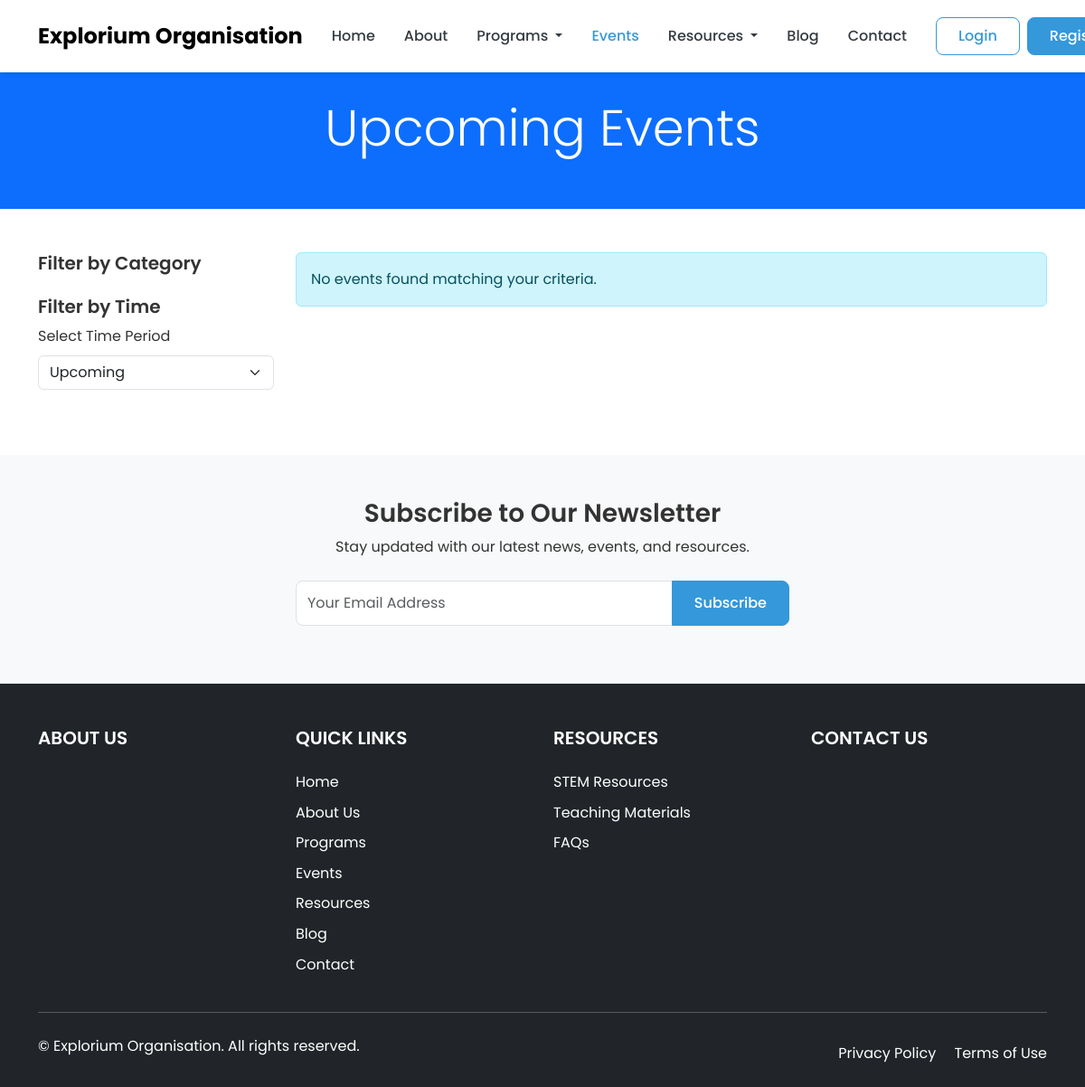
The app's page /events/, older data.
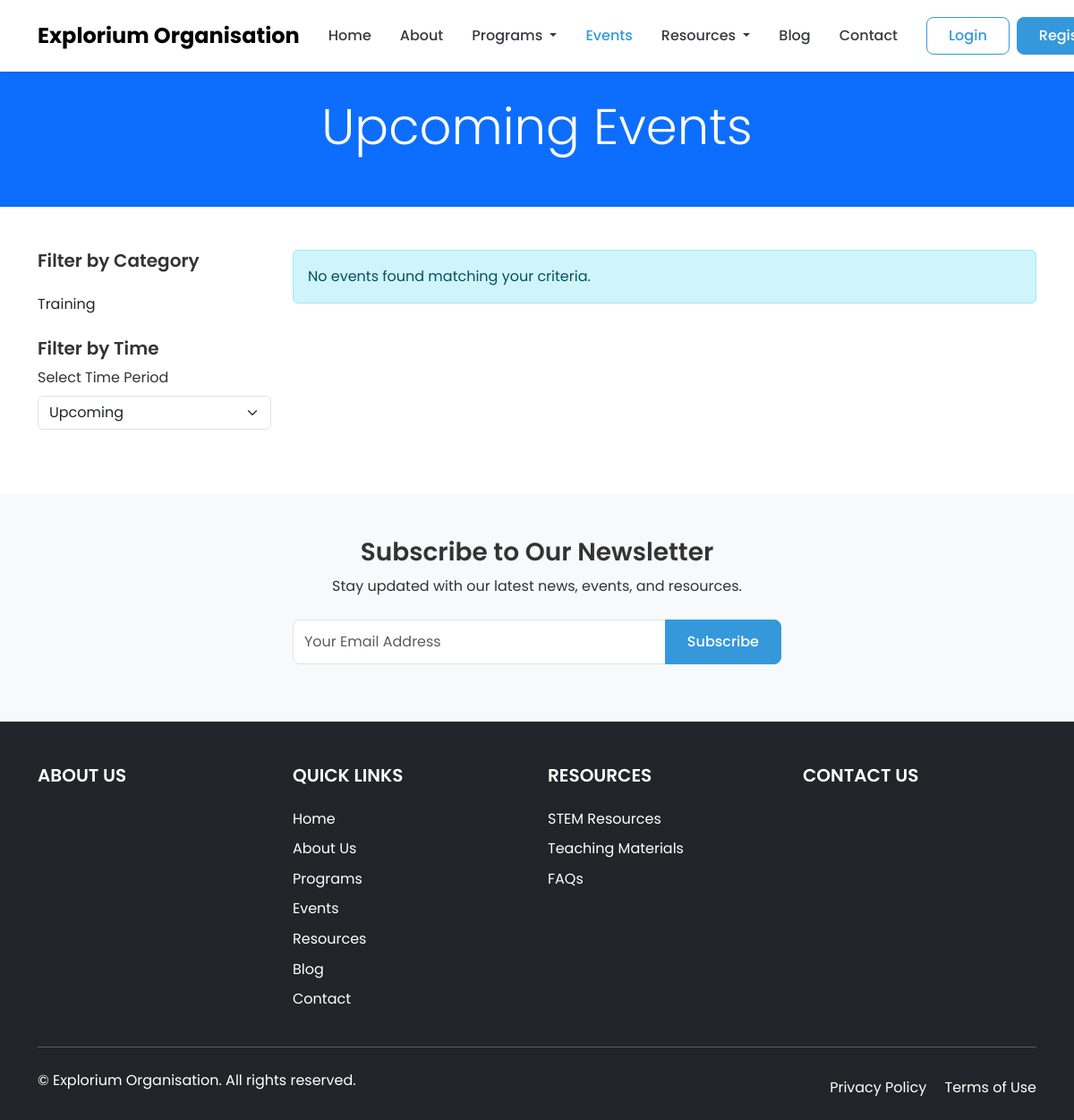
The same page, newer data.
### events/models.py (models this page shows, shortened)
class EventCategory(models.Model):
    name = models.CharField(_("Name"), max_length=100)
    slug = models.SlugField(_("Slug"), max_length=120, unique=True)
    description = models.TextField(_("Description"), blank=True)
    is_active = models.BooleanField(_("Is Active"), default=True)
    class Meta:
        verbose_name = _("Event Category")
        verbose_name_plural = _("Event Categories")
        ordering = ['name']

### events/views.py (the view)
# urls.py: path('', EventListView.as_view(), name='event_list'),
class EventListView(ListView):
    model = Event
    template_name = 'events/event_list.html'
    context_object_name = 'events'
    paginate_by = 9
    def get_queryset(self):
        queryset = Event.objects.filter(is_active=True)
        category_slug = self.kwargs.get('category_slug')
        if category_slug:
            queryset = queryset.filter(category__slug=category_slug)
        period = self.request.GET.get('period', 'upcoming')
        now = timezone.now()
        if period == 'past':
            queryset = queryset.filter(end_date__lt=now)
        elif period == 'ongoing':
            queryset = queryset.filter(start_date__lte=now, end_date__gte=now)
        elif period == 'upcoming':
            queryset = queryset.filter(start_date__gt=now)
        return queryset
    def get_context_data(self, **kwargs):
        context = super().get_context_data(**kwargs)
        context['categories'] = EventCategory.objects.filter(is_active=True)
        context['current_period'] = self.request.GET.get('period', 'upcoming')
        category_slug = self.kwargs.get('category_slug')
        if category_slug:
            context['active_category'] = get_object_or_404(EventCategory, slug=category_slug)
        return context

### core/context_processors.py (called while the page is built)
def site_settings(request):
    try:
        settings = SiteSettings.objects.first()
        if not settings:
            settings = SiteSettings.objects.create()
    except:
        settings = None
    return {'site_settings': settings}

### templates/events/event_list.html (shortened to what this page needs)
{% extends 'base.html' %}
{% block content %}
<section class="page-header bg-primary text-white">
    <div class="container">
        <div class="row">
            <div class="col-12 text-center py-5">
                <h1 class="display-4">Upcoming Events</h1>
            </div>
        </div>
    </div>
</section>
<section class="events-section py-5">
    <div class="container">
        <div class="row">
            <div class="col-lg-3 mb-4">
                <h5 class="mb-4">Filter by Category</h5>
                <ul class="list-unstyled">
                    {% for category in categories %}
                        <li>
                            <a href="{% url 'events:event_list_by_category' category.slug %}" class="text-dark">
                                {{ category.name }}
                            </a>
                        </li>
                    {% endfor %}
                </ul>
                <h5 class="mt-4">Filter by Time</h5>
                <form method="get">
                    <label for="period-select" class="form-label">Select Time Period</label>
                    <select id="period-select" name="period" class="form-select" onchange="this.form.submit()">
                        <option value="upcoming" {% if current_period == 'upcoming' %}selected{% endif %}>Upcoming</option>
                    </select>
                </form>
            </div>
            <div class="col-lg-9">
                <div class="row">
                    {% for event in events %}
                    <div class="col-md-6 col-lg-4 mb-4">
                        <div class="event-card card border-0 shadow-sm">
                            <img src="{{ event.featured_image.url }}" class="card-img-top" alt="{{ event.title }}">
                            <div class="card-body">
                                <h5 class="card-title">{{ event.title }}</h5>
                                <p class="card-text">{{ event.short_description }}</p>
                                <p class="card-text"><small class="text-muted">{{ event.start_date|date:"F j, Y" }}</small></p>
                                <a href="{% url 'events:event_detail' event.slug %}" class="btn btn-primary">View Details</a>
                            </div>
                        </div>
                    </div>
                    {% empty %}
                    <div class="col-12">
                        <div class="alert alert-info">
                            No events found matching your criteria.
                        </div>
                    </div>
                    {% endfor %}
                </div>
            </div>
        </div>
    </div>
</section>
{% endblock %}

Row changes from the older to the newer data that the page shows:
added EventCategory: name "Training"
